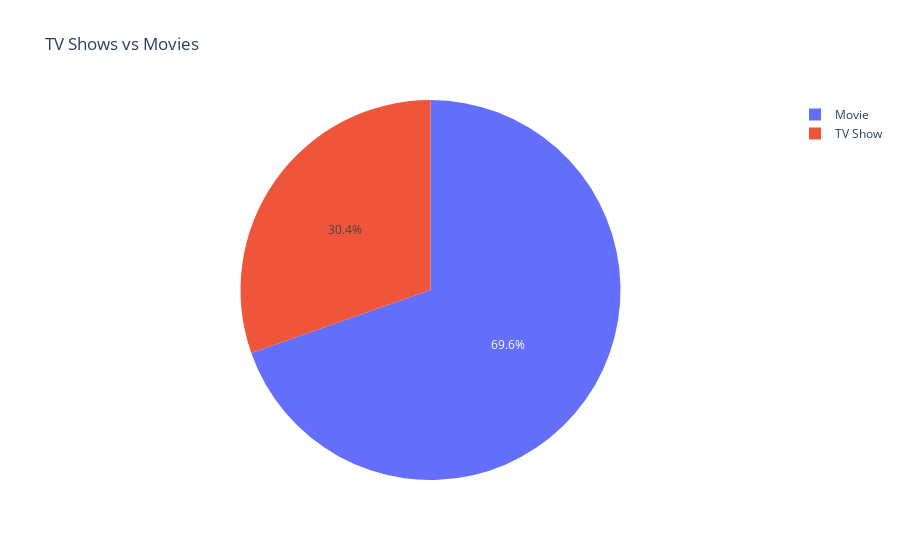

Notebook cell for this chart:
### Code cell
type_pie_chart = px.pie(data_frame= data_df, names= 'type', title="TV Shows vs Movies")
type_pie_chart.show()

### Figure 1 — Plotly figure (JSON) as saved in the notebook; plotly's stock layout.template omitted (floating-point values rounded to 4 significant figures; data arrays with more than 128 entries replaced by an {"elided": "..."} marker saying what was removed)
{"data": [{"domain": {"x": [0, 1], "y": [0, 1]}, "hovertemplate": "type=%{label}<extra></extra>", "labels": {"elided": "8807 str values"}, "legendgroup": "", "name": "", "showlegend": true, "type": "pie"}], "layout": {"legend": {"tracegroupgap": 0}, "title": {"text": "TV Shows vs Movies"}}}
